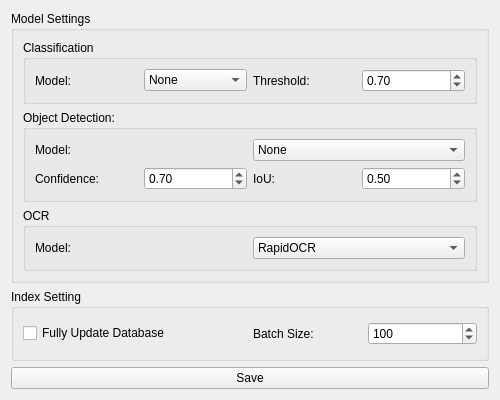
<?xml version="1.0" encoding="UTF-8"?>
<ui version="4.0">
 <class>Settings</class>
 <widget class="QWidget" name="Settings">
  <property name="geometry">
   <rect>
    <x>0</x>
    <y>0</y>
    <width>500</width>
    <height>400</height>
   </rect>
  </property>
  <property name="windowTitle">
   <string>Form</string>
  </property>
  <property name="windowIcon">
   <iconset>
    <normaloff>icon.ico</normaloff>icon.ico</iconset>
  </property>
  <layout class="QVBoxLayout" name="verticalLayout_4">
   <item>
    <widget class="QGroupBox" name="groupBox">
     <property name="title">
      <string>Model Settings</string>
     </property>
     <layout class="QVBoxLayout" name="verticalLayout_3">
      <item>
       <widget class="QGroupBox" name="groupBox_2">
        <property name="title">
         <string>Classification</string>
        </property>
        <layout class="QHBoxLayout" name="horizontalLayout_8">
         <item>
          <layout class="QHBoxLayout" name="horizontalLayout_2">
           <item>
            <widget class="QLabel" name="label">
             <property name="text">
              <string>Model:</string>
             </property>
            </widget>
           </item>
           <item>
            <widget class="QComboBox" name="comboBox_classification_model">
             <item>
              <property name="text">
               <string>None</string>
              </property>
             </item>
            </widget>
           </item>
          </layout>
         </item>
         <item>
          <layout class="QHBoxLayout" name="horizontalLayout_3">
           <item>
            <widget class="QLabel" name="label_4">
             <property name="text">
              <string>Threshold:</string>
             </property>
            </widget>
           </item>
           <item>
            <widget class="QDoubleSpinBox" name="doubleSpinBox_classification_threshold">
             <property name="maximum">
              <double>1.000000000000000</double>
             </property>
             <property name="singleStep">
              <double>0.010000000000000</double>
             </property>
             <property name="value">
              <double>0.700000000000000</double>
             </property>
            </widget>
           </item>
          </layout>
         </item>
        </layout>
       </widget>
      </item>
      <item>
       <widget class="QGroupBox" name="groupBox_3">
        <property name="title">
         <string>Object Detection:</string>
        </property>
        <layout class="QVBoxLayout" name="verticalLayout_2">
         <item>
          <layout class="QHBoxLayout" name="horizontalLayout_4">
           <item>
            <widget class="QLabel" name="label_2">
             <property name="text">
              <string>Model:</string>
             </property>
            </widget>
           </item>
           <item>
            <widget class="QComboBox" name="comboBox_object_detection_model">
             <item>
              <property name="text">
               <string>None</string>
              </property>
             </item>
            </widget>
           </item>
          </layout>
         </item>
         <item>
          <layout class="QHBoxLayout" name="horizontalLayout_9">
           <item>
            <layout class="QHBoxLayout" name="horizontalLayout_7">
             <item>
              <widget class="QLabel" name="label_5">
               <property name="text">
                <string>Confidence:</string>
               </property>
              </widget>
             </item>
             <item>
              <widget class="QDoubleSpinBox" name="doubleSpinBox_object_detection_confidence">
               <property name="maximum">
                <double>1.000000000000000</double>
               </property>
               <property name="singleStep">
                <double>0.010000000000000</double>
               </property>
               <property name="value">
                <double>0.700000000000000</double>
               </property>
              </widget>
             </item>
            </layout>
           </item>
           <item>
            <layout class="QHBoxLayout" name="horizontalLayout_6">
             <item>
              <widget class="QLabel" name="label_6">
               <property name="text">
                <string>IoU:</string>
               </property>
              </widget>
             </item>
             <item>
              <widget class="QDoubleSpinBox" name="doubleSpinBox_object_detection_iou">
               <property name="maximum">
                <double>1.000000000000000</double>
               </property>
               <property name="singleStep">
                <double>0.010000000000000</double>
               </property>
               <property name="value">
                <double>0.500000000000000</double>
               </property>
              </widget>
             </item>
            </layout>
           </item>
          </layout>
         </item>
        </layout>
       </widget>
      </item>
      <item>
       <widget class="QGroupBox" name="groupBox_4">
        <property name="title">
         <string>OCR</string>
        </property>
        <layout class="QVBoxLayout" name="verticalLayout">
         <item>
          <layout class="QHBoxLayout" name="horizontalLayout_5">
           <item>
            <widget class="QLabel" name="label_3">
             <property name="text">
              <string>Model:</string>
             </property>
            </widget>
           </item>
           <item>
            <widget class="QComboBox" name="comboBox_OCR_model">
             <item>
              <property name="text">
               <string>RapidOCR</string>
              </property>
             </item>
             <item>
              <property name="text">
               <string>None</string>
              </property>
             </item>
            </widget>
           </item>
          </layout>
         </item>
        </layout>
       </widget>
      </item>
     </layout>
    </widget>
   </item>
   <item>
    <widget class="QGroupBox" name="groupBox_5">
     <property name="title">
      <string>Index Setting</string>
     </property>
     <layout class="QVBoxLayout" name="verticalLayout_5">
      <item>
       <layout class="QHBoxLayout" name="horizontalLayout_10">
        <item>
         <widget class="QCheckBox" name="checkBox_update">
          <property name="text">
           <string>Fully Update Database</string>
          </property>
         </widget>
        </item>
        <item>
         <layout class="QHBoxLayout" name="horizontalLayout">
          <item>
           <widget class="QLabel" name="label_7">
            <property name="text">
             <string>Batch Size:</string>
            </property>
           </widget>
          </item>
          <item>
           <widget class="QSpinBox" name="spinBox_batch_size">
            <property name="minimum">
             <number>1</number>
            </property>
            <property name="maximum">
             <number>10000</number>
            </property>
            <property name="value">
             <number>100</number>
            </property>
           </widget>
          </item>
         </layout>
        </item>
       </layout>
      </item>
     </layout>
    </widget>
   </item>
   <item>
    <widget class="QPushButton" name="pushButton_save">
     <property name="text">
      <string>Save</string>
     </property>
    </widget>
   </item>
  </layout>
 </widget>
 <resources/>
 <connections/>
</ui>
